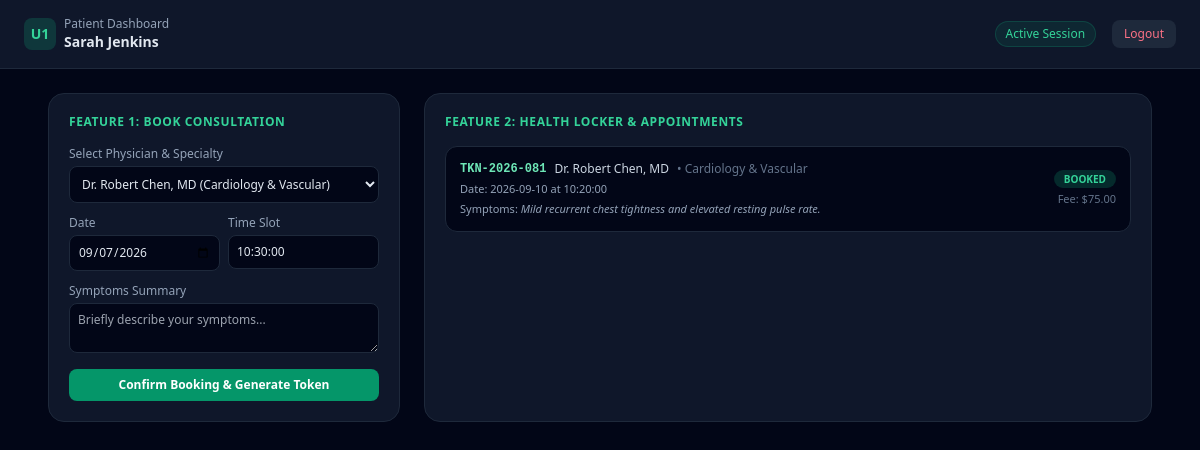
The page /patient.php (signed in) on the database its author committed.
### tables this page shows
CREATE TABLE `appointments` (
  `appointment_id` INT AUTO_INCREMENT NOT NULL,
  `token_number` VARCHAR(25) UNIQUE NOT NULL,
  `patient_user_id` INT NOT NULL,
  `doctor_id` INT NOT NULL,
  `appointment_date` DATE NOT NULL,
  `appointment_time` TIME NOT NULL,
  `status` ENUM('booked','completed','cancelled','no_show') NOT NULL,
  `symptoms` TEXT NULL DEFAULT NULL,
  `created_at` TIMESTAMP DEFAULT CURRENT_TIMESTAMP NOT NULL,
  PRIMARY KEY (`appointment_id`),
  CONSTRAINT `fk_appointments_patient_user_id` FOREIGN KEY (`patient_user_id`) REFERENCES `users` (`user_id`) ON DELETE CASCADE ON UPDATE CASCADE,
  CONSTRAINT `fk_appointments_doctor_id` FOREIGN KEY (`doctor_id`) REFERENCES `doctor_profiles` (`doctor_id`) ON DELETE CASCADE ON UPDATE CASCADE
);

CREATE TABLE `users` (
  `user_id` INT AUTO_INCREMENT NOT NULL COMMENT 'Surrogate Primary Key',
  `email` VARCHAR(120) UNIQUE NOT NULL COMMENT 'User Login Identifier',
  `password_hash` VARCHAR(255) NOT NULL COMMENT 'Bcrypt Hashed Password',
  `role` ENUM('patient','doctor','admin') NOT NULL COMMENT 'RBAC Authorization',
  `full_name` VARCHAR(100) NOT NULL,
  `phone` VARCHAR(20) NOT NULL,
  `status` ENUM('active','pending','suspended') NOT NULL,
  `created_at` TIMESTAMP DEFAULT CURRENT_TIMESTAMP NOT NULL,
  PRIMARY KEY (`user_id`)
);

CREATE TABLE `departments` (
  `dept_id` INT AUTO_INCREMENT NOT NULL,
  `dept_name` VARCHAR(80) NOT NULL,
  `dept_code` VARCHAR(15) UNIQUE NOT NULL,
  `description` TEXT NULL DEFAULT NULL,
  `consultation_fee` DECIMAL(8,2) NOT NULL,
  `created_at` TIMESTAMP DEFAULT CURRENT_TIMESTAMP NOT NULL,
  PRIMARY KEY (`dept_id`)
);

### patient.php (the view, shortened to what this page needs)
<?php
require_once '../config/db.php';
$patientId = $_SESSION['user_id'];
$apptStmt = $pdo->prepare("SELECT a.*, u.full_name AS doctor_name, d.dept_name, d.consultation_fee
                           FROM appointments a
                           JOIN doctor_profiles dp ON a.doctor_id = dp.doctor_id
                           JOIN users u ON dp.user_id = u.user_id
                           JOIN departments d ON dp.dept_id = d.dept_id
                           WHERE a.patient_user_id = :pid
                           ORDER BY a.appointment_date DESC");
$apptStmt->execute(['pid' => $patientId]);
$myAppointments = $apptStmt->fetchAll();
$docs = $pdo->query("SELECT dp.doctor_id, u.full_name, d.dept_name, dp.qualification
                     FROM doctor_profiles dp
                     JOIN users u ON dp.user_id = u.user_id
                     JOIN departments d ON dp.dept_id = d.dept_id
                     WHERE dp.is_verified = 1")->fetchAll();
?>
<!DOCTYPE html>
<html lang="en">
<head>
  <script src="https://cdn.tailwindcss.com"></script>
</head>
<body class="bg-slate-950 text-slate-100 min-h-screen">
  <nav class="bg-slate-900 border-b border-slate-800 px-6 py-4 flex justify-between items-center">
    <div class="flex items-center gap-2">
      <span class="w-8 h-8 rounded-lg bg-emerald-500/20 text-emerald-400 flex items-center justify-center font-bold text-sm">U1</span>
      <div>
        <div class="text-xs text-slate-400">Patient Dashboard</div>
        <div class="text-sm font-semibold text-slate-200"><?php echo htmlspecialchars($_SESSION['full_name']); ?></div>
      </div>
    </div>
    <div class="flex items-center gap-4 text-xs">
      <span class="px-2.5 py-1 rounded-full bg-emerald-500/10 text-emerald-400 border border-emerald-500/20">Active Session</span>
      <a href="../auth/logout.php" class="px-3 py-1.5 rounded-lg bg-slate-800 hover:bg-slate-700 text-rose-400 transition">Logout</a>
    </div>
  </nav>
  <main class="max-w-6xl mx-auto p-6 space-y-6">
    <div class="grid grid-cols-1 md:grid-cols-3 gap-6">
      <div class="bg-slate-900 border border-slate-800 rounded-2xl p-5 space-y-4">
        <h3 class="text-emerald-400 font-bold text-xs uppercase tracking-wider">Feature 1: Book Consultation</h3>
        <form action="../api/patient_actions.php?action=book_appointment" method="POST" class="space-y-3 text-xs">
          <div>
            <label class="block text-slate-400 mb-1">Select Physician & Specialty</label>
            <select name="doctor_id" required class="w-full bg-slate-950 border border-slate-800 rounded-lg p-2 text-slate-200">
              <?php foreach ($docs as $d): ?>
                <option value="<?php echo $d['doctor_id']; ?>"><?php echo htmlspecialchars($d['full_name']) . " (" . htmlspecialchars($d['dept_name']) . ")"; ?></option>
              <?php endforeach; ?>
            </select>
          </div>
          <div class="grid grid-cols-2 gap-2">
            <div>
              <label class="block text-slate-400 mb-1">Date</label>
              <input type="date" name="appointment_date" required class="w-full bg-slate-950 border border-slate-800 rounded-lg p-2 text-slate-200" value="<?php echo date('Y-m-d', strtotime('+2 days')); ?>">
            </div>
            <div>
              <label class="block text-slate-400 mb-1">Time Slot</label>
              <input type="text" name="appointment_time" value="10:30:00" class="w-full bg-slate-950 border border-slate-800 rounded-lg p-2 text-slate-200">
            </div>
          </div>
          <div>
            <label class="block text-slate-400 mb-1">Symptoms Summary</label>
            <textarea name="symptoms" rows="2" placeholder="Briefly describe your symptoms..." class="w-full bg-slate-950 border border-slate-800 rounded-lg p-2 text-slate-200"></textarea>
          </div>
          <button type="submit" class="w-full py-2 rounded-lg bg-emerald-600 hover:bg-emerald-500 text-white font-semibold transition">
            Confirm Booking & Generate Token
          </button>
        </form>
      </div>
      <div class="bg-slate-900 border border-slate-800 rounded-2xl p-5 space-y-4 md:col-span-2">
        <h3 class="text-emerald-400 font-bold text-xs uppercase tracking-wider">Feature 2: Health Locker & Appointments</h3>
        <div class="space-y-3 text-xs">
          <?php if (empty($myAppointments)): ?>
            <div class="text-slate-500 py-6 text-center">No appointments booked yet.</div>
          <?php else: ?>
            <?php foreach ($myAppointments as $appt): ?>
              <div class="p-3.5 rounded-xl bg-slate-950 border border-slate-800 flex justify-between items-center">
                <div class="space-y-1">
                  <div class="flex items-center gap-2">
                    <span class="font-mono font-bold text-emerald-300"><?php echo htmlspecialchars($appt['token_number']); ?></span>
                    <span class="text-slate-300 font-medium"><?php echo htmlspecialchars($appt['doctor_name']); ?></span>
                    <span class="text-slate-500">&bull; <?php echo htmlspecialchars($appt['dept_name']); ?></span>
                  </div>
                  <div class="text-slate-400 text-[11px]">
                    Date: <?php echo htmlspecialchars($appt['appointment_date']); ?> at <?php echo htmlspecialchars($appt['appointment_time']); ?>
                  </div>
                  <?php if (!empty($appt['symptoms'])): ?>
                    <div class="text-slate-400 text-[11px]">Symptoms: <span class="italic"><?php echo htmlspecialchars($appt['symptoms']); ?></span></div>
                  <?php endif; ?>
                </div>
                <div class="text-right">
                  <span class="px-2.5 py-0.5 rounded-full text-[10px] font-semibold uppercase <?php echo $appt['status'] === 'booked' ? 'bg-emerald-500/20 text-emerald-400' : 'bg-blue-500/20 text-blue-400'; ?>">
                    <?php echo htmlspecialchars($appt['status']); ?>
                  </span>
                  <div class="text-[11px] text-slate-500 mt-1">Fee: $<?php echo htmlspecialchars($appt['consultation_fee']); ?></div>
                </div>
              </div>
            <?php endforeach; ?>
          <?php endif; ?>
        </div>
      </div>
    </div>
  </main>
</body>
</html>

### rows shown on the page
appointments: token_number "TKN-2026-081", users.full_name "Dr. Robert Chen, MD", departments.dept_name "Cardiology & Vascular", appointment_date "2026-09-10", appointment_time "10:20:00", symptoms "Mild recurrent chest tightness and elevated resting pulse rate.", status "BOOKED", departments.consultation_fee "75.00"

### other values the page prints
$_SESSION['full_name'] "Sarah Jenkins"
form field doctor_id "Dr. Robert Chen, MD (Cardiology & Vascular)"
